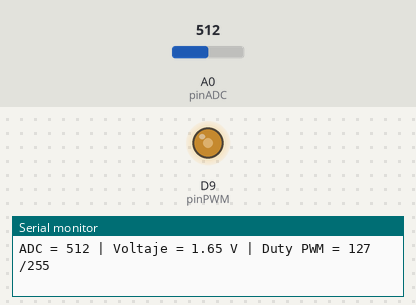
Bench run of a sketch on a simulated Arduino Zero (SAMD21). Shown: output pins drawn as LEDs (lit = HIGH), the last lines printed to the serial monitor. Inputs (shaded band) come from the test bench; at power-on: A0 (pinADC) = 512 (analog values on the 0–1023 scale).

Above: at 1.2 s.
1.3 s: A0 (pinADC) set to 716
At 2.0 s:
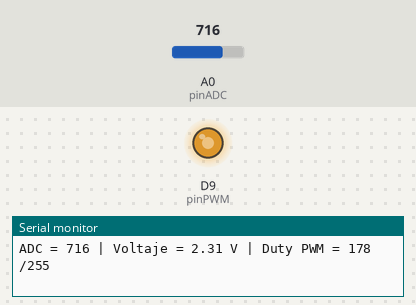
2.9 s: A0 (pinADC) set to 900
At 3.4 s:
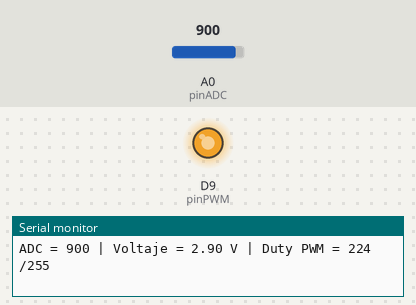
4.5 s: A0 (pinADC) set to 122
At 5.8 s:
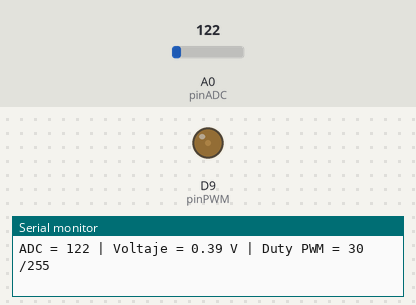
6.1 s: A0 (pinADC) set to 0
At 7.3 s:
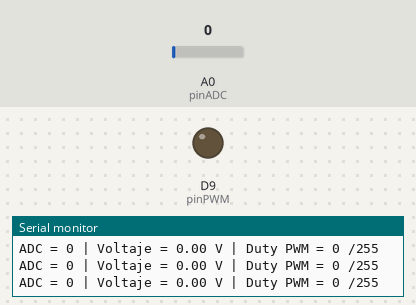
7.7 s: A0 (pinADC) set to 511
At 8.6 s:
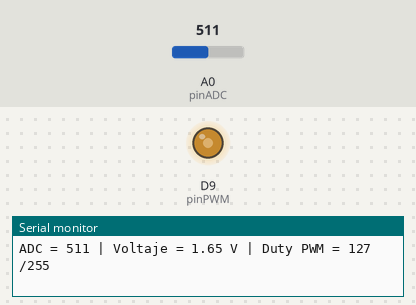
Timing chart, 0 to 10.3 s (numbered marks = the images above; inputs shaded):
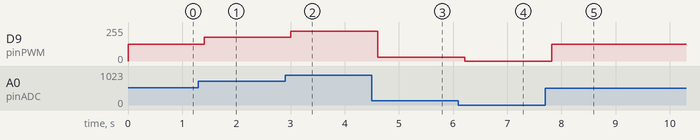

Measured:
- after the input at 1.3 s, D9 (pinPWM): 127/255 → 178/255 after 0.10 s
- after the input at 2.9 s, D9 (pinPWM): 178/255 → 224/255 after 0.11 s
- after the input at 4.5 s, D9 (pinPWM): 224/255 → 30/255 after 0.11 s
- after the input at 6.1 s, D9 (pinPWM): 30/255 → 0/255 after 0.11 s
- after the input at 7.7 s, D9 (pinPWM): 0/255 → 127/255 after 0.12 s

The sketch:

Tarea_PWM.ino
```cpp
// ===============================
// PRACTICA 1 - TAREA 3
// PWM proporcional a la lectura del ADC
// ===============================

const int pinADC = A0;    // Entrada analógica (potenciómetro)
const int pinPWM = 9;     // Salida PWM (pin digital con PWM)

int valorADC = 0;
int dutyPWM = 0;

void setup() {

  Serial.begin(115200);
  while (!Serial);

  Serial.println("=== TAREA 3: PWM proporcional al ADC ===");

  // Ajustamos resolución PWM a 8 bits (0-255)
  analogWriteResolution(8);

  // (Opcional) Ajustamos resolución ADC a 10 bits (0-1023)
  analogReadResolution(10);
}

void loop() {

  // 1. Leer ADC (0-1023)
  valorADC = analogRead(pinADC);

  // 2. Convertir ADC → Duty PWM (0-255)
  dutyPWM = map(valorADC, 0, 1023, 0, 255);

  // 3. Generar PWM con ese duty
  analogWrite(pinPWM, dutyPWM);

  // 4. Mostrar valores por consola
  float voltaje = (valorADC * 3.3) / 1023.0;

  Serial.print("ADC = ");
  Serial.print(valorADC);

  Serial.print(" | Voltaje = ");
  Serial.print(voltaje, 2);
  Serial.print(" V");

  Serial.print(" | Duty PWM = ");
  Serial.print(dutyPWM);

  Serial.println(" /255");

  // Pequeña pausa
  delay(200);
}
```
